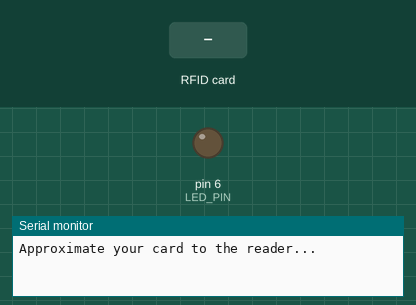
Bench run of a sketch on a simulated Arduino Uno, built with avr-gcc and run on an emulated ATmega328P. Parts: output pins drawn as LEDs (lit = HIGH), the last lines printed to the serial monitor. Inputs (shaded band) come from the test bench. Pins used as bus, display or sensor lines are not drawn.

Above: at 1.2 s.
1.3 s: RFID card F3 B1 50 8C held to the reader
At 1.6 s:
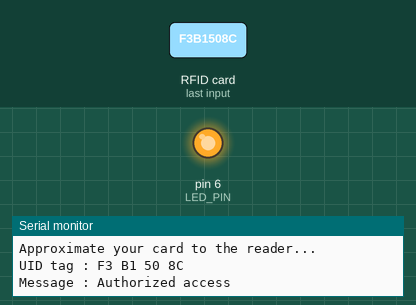
3.8 s: RFID card 5E 7A 19 C4 held to the reader
Timing chart, 0 to 6.8 s (numbered marks = the images above; inputs shaded):
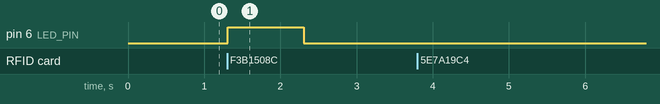

The sketch:

RFID_basic.ino
```cpp
/*
RFID - RC522 module (Radio Frequency ID)

HARDWARE:
Arduino UNO
RFID module + card tag
LED + 220 ohms resistor
*/

#include <SPI.h>
#include <MFRC522.h> //install library

#define SS_PIN 10
#define RST_PIN 9
MFRC522 mfrc522(SS_PIN, RST_PIN);   // Create MFRC522 instance.

#define LED_PIN 6

void setup() {
  pinMode(LED_PIN, OUTPUT);
  Serial.begin(9600);   // Initiate a serial communication
  SPI.begin();      // Initiate  SPI bus
  mfrc522.PCD_Init();   // Initiate MFRC522
  Serial.println("Approximate your card to the reader...");
}

void loop() {
  // Look for new cards
  if ( ! mfrc522.PICC_IsNewCardPresent()) {
    return;
  }

  // Select one of the cards
  if ( ! mfrc522.PICC_ReadCardSerial()) {
    return;
  }

  //Show UID on serial monitor
  Serial.print("UID tag :");
  String content= "";
  byte letter;
  for (byte i = 0; i < mfrc522.uid.size; i++) {
     Serial.print(mfrc522.uid.uidByte[i] < 0x10 ? " 0" : " ");
     Serial.print(mfrc522.uid.uidByte[i], HEX);
     content.concat(String(mfrc522.uid.uidByte[i] < 0x10 ? " 0" : " "));
     content.concat(String(mfrc522.uid.uidByte[i], HEX));
  }
  Serial.println();
  Serial.print("Message : ");
  content.toUpperCase();

////////////////////////////////////////////////////
// ID data definition
////////////////////////////////////////////////////
  if (content.substring(1) == "F3 B1 50 8C"){
    Serial.println("Authorized access");
    Serial.println();
    digitalWrite(LED_PIN, HIGH);
    delay(1000);
    digitalWrite(LED_PIN, LOW);


  }  else {
    Serial.println(" Access denied");
    Serial.println();
  }


}
```

Measured:
- after the input at 1.3 s, pin 6 (LED_PIN): LOW → HIGH at once, → LOW 1.0 s later
